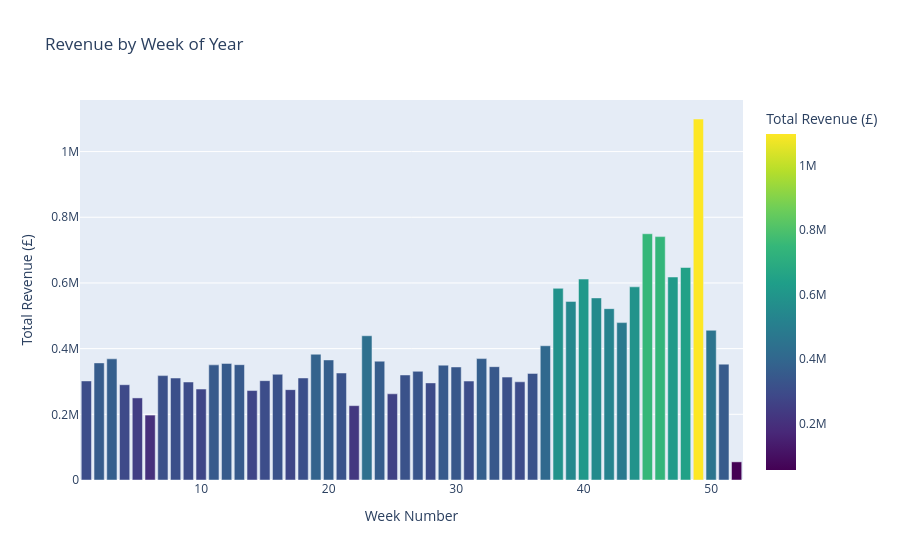

This figure's notebook cell:
### Code cell
weekly = (
    df.groupby("WeekOfYear")["TotalPrice"]
    .sum()
    .reset_index()
)
weekly.columns = ["WeekOfYear", "TotalRevenue"]

# expecting a dip around week 52 (christmas shutdown)
fig_week = px.bar(
    weekly,
    x="WeekOfYear",
    y="TotalRevenue",
    title="Revenue by Week of Year",
    labels={"WeekOfYear": "Week", "TotalRevenue": "Total Revenue (£)"},
    color="TotalRevenue",
    color_continuous_scale="Viridis"
)
fig_week.write_html("reports/figures/revenue_by_week.html")
fig_week.show()

### Figure 1 — Plotly figure (JSON) as saved in the notebook; plotly's stock layout.template omitted (floating-point values rounded to 4 significant figures)
{"data": [{"hovertemplate": "Week Number=%{x}<br>Total Revenue (£)=%{marker.color}<extra></extra>", "legendgroup": "", "marker": {"color": [301700.0, 356600.0, 369000.0, 290100.0, 249900.0, 197700.0, 317900.0, 310500.0, 298400.0, 276900.0, 350600.0, 355000.0, 351100.0, 272400.0, 302500.0, 321900.0, 275200.0, 310700.0, 383000.0, 365600.0, 325800.0, 226400.0, 439200.0, 361900.0, 262500.0, 319800.0, 330900.0, 295700.0, 349700.0, 344200.0, 301200.0, 369700.0, 345100.0, 313300.0, 299000.0, 324600.0, 408800.0, 583700.0, 543900.0, 611800.0, 554400.0, 521800.0, 479200.0, 588200.0, 749800.0, 741100.0, 618100.0, 647000.0, 1099000.0, 455900.0, 352800.0, 55190.0], "coloraxis": "coloraxis", "pattern": {"shape": ""}}, "name": "", "orientation": "v", "showlegend": false, "textposition": "auto", "type": "bar", "x": [1, 2, 3, 4, 5, 6, 7, 8, 9, 10, 11, 12, 13, 14, 15, 16, 17, 18, 19, 20, 21, 22, 23, 24, 25, 26, 27, 28, 29, 30, 31, 32, 33, 34, 35, 36, 37, 38, 39, 40, 41, 42, 43, 44, 45, 46, 47, 48, 49, 50, 51, 52], "xaxis": "x", "y": [301700.0, 356600.0, 369000.0, 290100.0, 249900.0, 197700.0, 317900.0, 310500.0, 298400.0, 276900.0, 350600.0, 355000.0, 351100.0, 272400.0, 302500.0, 321900.0, 275200.0, 310700.0, 383000.0, 365600.0, 325800.0, 226400.0, 439200.0, 361900.0, 262500.0, 319800.0, 330900.0, 295700.0, 349700.0, 344200.0, 301200.0, 369700.0, 345100.0, 313300.0, 299000.0, 324600.0, 408800.0, 583700.0, 543900.0, 611800.0, 554400.0, 521800.0, 479200.0, 588200.0, 749800.0, 741100.0, 618100.0, 647000.0, 1099000.0, 455900.0, 352800.0, 55190.0], "yaxis": "y"}], "layout": {"barmode": "relative", "coloraxis": {"colorbar": {"title": {"text": "Total Revenue (£)"}}, "colorscale": [[0, "#440154"], [0.1111, "#482878"], [0.2222, "#3e4989"], [0.3333, "#31688e"], [0.4444, "#26828e"], [0.5556, "#1f9e89"], [0.6667, "#35b779"], [0.7778, "#6ece58"], [0.8889, "#b5de2b"], [1, "#fde725"]]}, "legend": {"tracegroupgap": 0}, "title": {"text": "Revenue by Week of Year"}, "xaxis": {"anchor": "y", "domain": [0, 1], "title": {"text": "Week Number"}}, "yaxis": {"anchor": "x", "domain": [0, 1], "title": {"text": "Total Revenue (£)"}}}}
